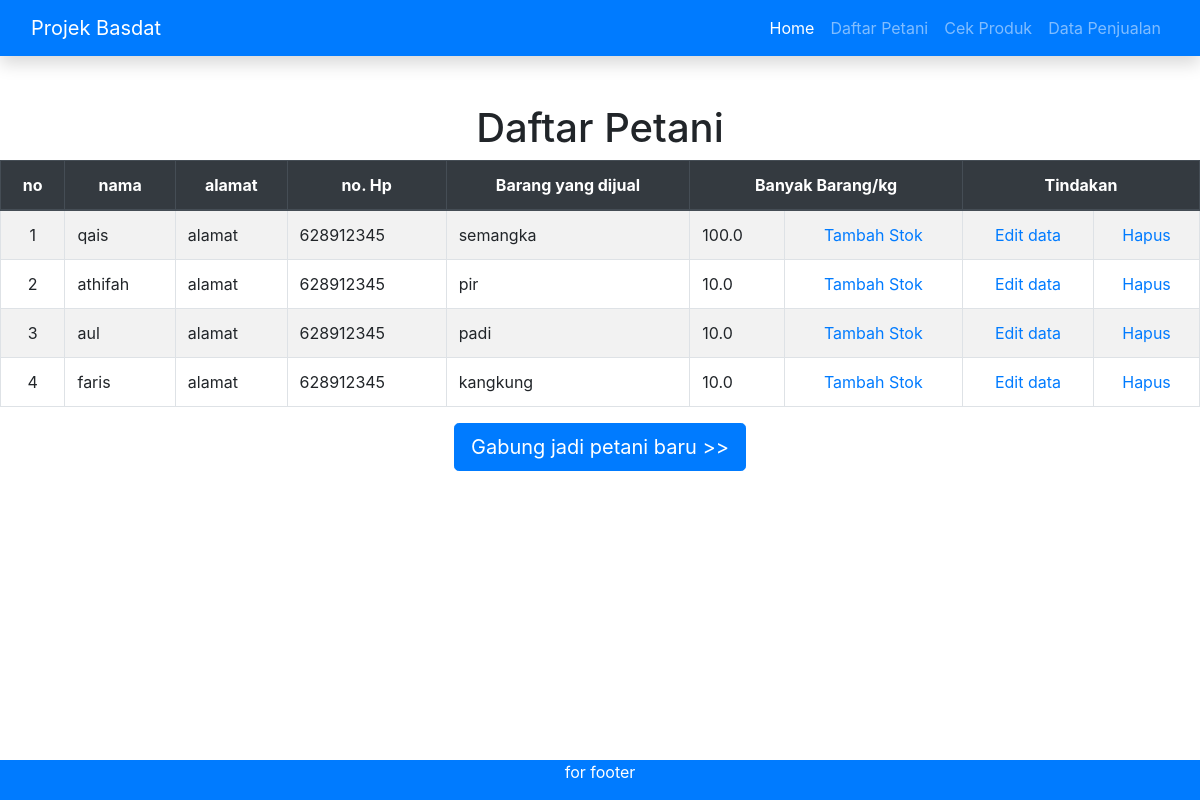
The app's page /listpetani.php with its own data.
### tables this page shows
CREATE TABLE `petani` (
  `id_petani` int(11) NOT NULL AUTO_INCREMENT,
  `petani_produk` varchar(255) NOT NULL,
  `nama` varchar(255) NOT NULL,
  `alamat` text NOT NULL,
  `nomor_hp` int(12) NOT NULL,
  CONSTRAINT petani_ID_PK PRIMARY KEY(id_petani)
);

CREATE TABLE `produk` (
  `id_produk` int(11) NOT NULL AUTO_INCREMENT,
  `nama_produk` varchar(255) NOT NULL,
  `berat_barang` float(5,1) NOT NULL,
  `tanggal_panen` date NULL DEFAULT CURRENT_DATE,
  `harga_barang` decimal(10,2) NOT NULL,
  CONSTRAINT produk_id_PK PRIMARY KEY(id_produk),
  CONSTRAINT produk_barangID_FK FOREIGN KEY(nama_produk) REFERENCES barang(nama_barang)
);

### listpetani.php (the view, shortened to what this page needs)
<?php
include "navigation/header.php";
?>
    <h1 class="text-center">Daftar Petani</h1>
    <table class="table table-striped table-bordered" style="padding-top: 2rem">
      <thead class="thead-dark">
        <tr class="text-center">
          <th scope="col">no</th>
          <th scope="col">nama</th>
          <th scope="col">alamat</th>
          <th scope="col">no. Hp</th>
          <th scope="col">Barang yang dijual</th>
          <th scope="col" colspan='2'>Banyak Barang/kg</th>
          <th scope="col" colspan='2'>Tindakan</th>
        </tr>
      </thead>
      <tbody>
    <?php
		$query = mysqli_query($conn, "SELECT * FROM petani");
    $query2 = mysqli_query($conn, "SELECT * FROM produk");
		$no=1;
		while($petani = mysqli_fetch_array($query)){
			echo "<tr>";
			echo "<td class='text-center'>".$no++."</td>";
			echo "<td>".$petani['nama']."</td>";
			echo "<td>".$petani['alamat']."</td>";
			echo "<td>".$petani['nomor_hp']."</td>";
			$produk = mysqli_fetch_array($query2);
			echo "<td>".$produk['nama_produk']."</td>";
			echo "<td>".$produk['berat_barang']."</td>";
      echo "<td class='text-center'>";
			echo "<a href='stok.php?id=".$produk['id_produk']."'>Tambah Stok</a>";
			echo "</td>";
      echo "<td class='text-center'>";
			echo "<a href='edit.php?id=".$petani['id_petani']."'>Edit data</a>";
			echo "</td>";
      echo "<td class='text-center'>";
			echo "<a href='hapus.php?id_petani=".$petani['id_petani']."'>Hapus</a>";
			echo "</td>";
			echo "</tr>";
			}
		?>
      </tbody>
    </table>
    <div class="container">
      <div class="row">
        <div class="col text-center">
          <a class="btn btn-primary btn-lg" href="form.php" role="button">Gabung jadi petani baru >></a>
        </div>
      </div>
    </div>
<?php
include "navigation/footer.php";
?>

### records on screen
petani: nama "qais", alamat "alamat", nomor_hp "628912345", produk.nama_produk "semangka", produk.berat_barang "100.0"
petani: nama "athifah", alamat "alamat", nomor_hp "628912345", produk.nama_produk "pir", produk.berat_barang "10.0"
petani: nama "aul", alamat "alamat", nomor_hp "628912345", produk.nama_produk "padi", produk.berat_barang "10.0"
petani: nama "faris", alamat "alamat", nomor_hp "628912345", produk.nama_produk "kangkung", produk.berat_barang "10.0"
